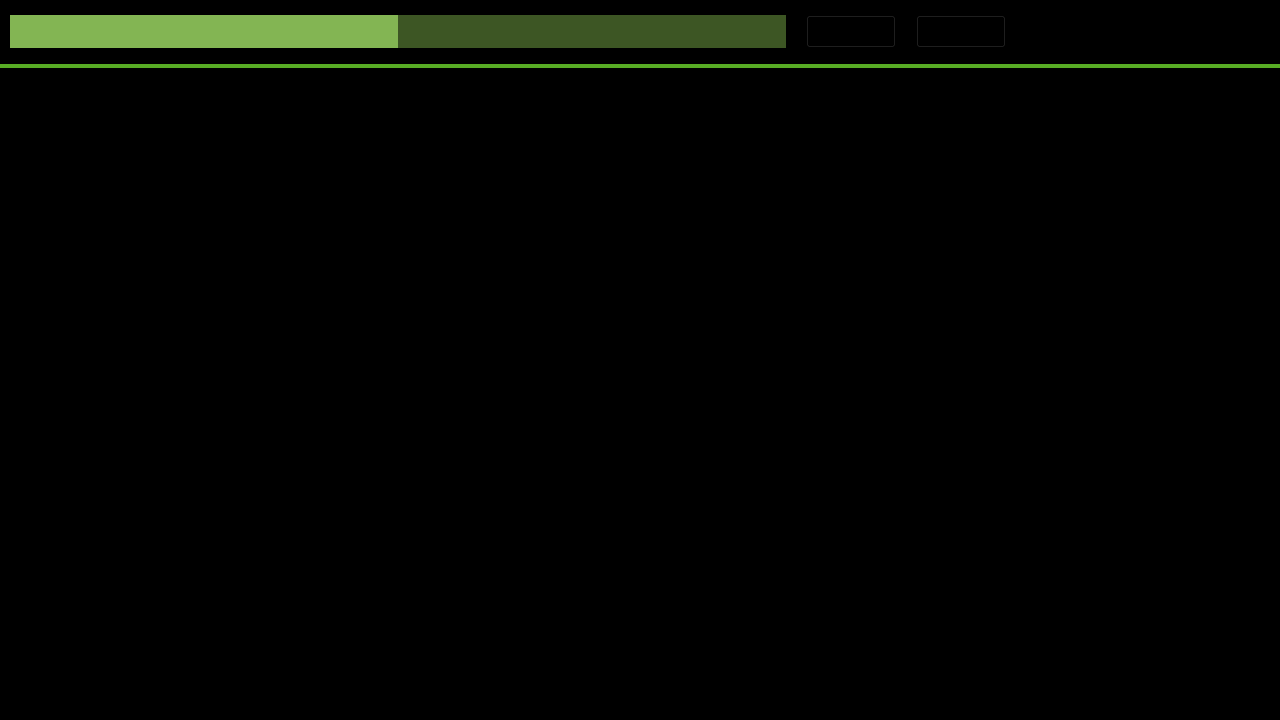
<?xml version="1.0" encoding="UTF-8"?>
<ui version="4.0">
 <class>BenchmarkPage</class>
 <widget class="QWidget" name="BenchmarkPage">
  <property name="geometry">
   <rect>
    <x>0</x>
    <y>0</y>
    <width>1280</width>
    <height>720</height>
   </rect>
  </property>
  <property name="sizePolicy">
   <sizepolicy hsizetype="Expanding" vsizetype="Expanding">
    <horstretch>0</horstretch>
    <verstretch>0</verstretch>
   </sizepolicy>
  </property>
  <property name="minimumSize">
   <size>
    <width>0</width>
    <height>0</height>
   </size>
  </property>
  <property name="maximumSize">
   <size>
    <width>16777215</width>
    <height>16777215</height>
   </size>
  </property>
  <property name="windowTitle">
   <string>BenchmarkPage</string>
  </property>
  <property name="styleSheet">
   <string notr="true">QWidget
{
	background: #000000;
}

QWidget#contentWidget
{
	background: #000000;
}

QWidget#controlPanel
{
	background: #000000;
}

QLabel#topLine
{
	background: #58AD25;
}

QProgressBar
{
	border: none;
	text-align: left;
	background-color:#3d5624;
	color: #FFFFFF;
	font-size: 14px;
}

QProgressBar::chunk
{
	background-color: #83b553;
}

QLabel#logoLabel
{
	border-image: url(:/logo.png) 0 0 0 0 stetch stretch;
}

QPushButton#skipButton
{
	border-image: url(:/skip.png) 0 0 0 0 stetch stretch;
}

QPushButton#skipButton:hover
{
	border-image: url(:/skip_hover.png) 0 0 0 0 stetch stretch;
}

QPushButton#stopButton
{
	border-image: url(:/stop.png) 0 0 0 0 stetch stretch;
}

QPushButton#stopButton:hover
{
	border-image: url(:/stop_hover.png) 0 0 0 0 stetch stretch;
}</string>
  </property>
  <layout class="QVBoxLayout" name="verticalLayout_2">
   <property name="spacing">
    <number>0</number>
   </property>
   <property name="leftMargin">
    <number>0</number>
   </property>
   <property name="topMargin">
    <number>0</number>
   </property>
   <property name="rightMargin">
    <number>0</number>
   </property>
   <property name="bottomMargin">
    <number>0</number>
   </property>
   <item>
    <widget class="QWidget" name="controlPanel" native="true">
     <property name="sizePolicy">
      <sizepolicy hsizetype="Preferred" vsizetype="Minimum">
       <horstretch>0</horstretch>
       <verstretch>0</verstretch>
      </sizepolicy>
     </property>
     <layout class="QVBoxLayout" name="verticalLayout">
      <property name="spacing">
       <number>0</number>
      </property>
      <property name="leftMargin">
       <number>0</number>
      </property>
      <property name="topMargin">
       <number>0</number>
      </property>
      <property name="rightMargin">
       <number>0</number>
      </property>
      <property name="bottomMargin">
       <number>0</number>
      </property>
      <item>
       <layout class="QHBoxLayout" name="horizontalLayout_3">
        <property name="spacing">
         <number>20</number>
        </property>
        <property name="leftMargin">
         <number>10</number>
        </property>
        <property name="topMargin">
         <number>10</number>
        </property>
        <property name="rightMargin">
         <number>10</number>
        </property>
        <property name="bottomMargin">
         <number>10</number>
        </property>
        <item>
         <widget class="QProgressBar" name="progressBar">
          <property name="minimumSize">
           <size>
            <width>0</width>
            <height>33</height>
           </size>
          </property>
          <property name="maximumSize">
           <size>
            <width>16777215</width>
            <height>33</height>
           </size>
          </property>
          <property name="value">
           <number>50</number>
          </property>
          <property name="orientation">
           <enum>Qt::Horizontal</enum>
          </property>
          <property name="format">
           <string/>
          </property>
         </widget>
        </item>
        <item>
         <widget class="QPushButton" name="skipButton">
          <property name="minimumSize">
           <size>
            <width>90</width>
            <height>33</height>
           </size>
          </property>
          <property name="maximumSize">
           <size>
            <width>90</width>
            <height>33</height>
           </size>
          </property>
          <property name="text">
           <string/>
          </property>
          <property name="iconSize">
           <size>
            <width>90</width>
            <height>33</height>
           </size>
          </property>
         </widget>
        </item>
        <item>
         <widget class="QPushButton" name="stopButton">
          <property name="minimumSize">
           <size>
            <width>90</width>
            <height>33</height>
           </size>
          </property>
          <property name="maximumSize">
           <size>
            <width>90</width>
            <height>33</height>
           </size>
          </property>
          <property name="text">
           <string/>
          </property>
          <property name="iconSize">
           <size>
            <width>90</width>
            <height>33</height>
           </size>
          </property>
         </widget>
        </item>
        <item>
         <widget class="QLabel" name="logoLabel">
          <property name="minimumSize">
           <size>
            <width>244</width>
            <height>44</height>
           </size>
          </property>
          <property name="maximumSize">
           <size>
            <width>244</width>
            <height>44</height>
           </size>
          </property>
          <property name="text">
           <string/>
          </property>
         </widget>
        </item>
       </layout>
      </item>
      <item>
       <widget class="QLabel" name="topLine">
        <property name="enabled">
         <bool>true</bool>
        </property>
        <property name="minimumSize">
         <size>
          <width>0</width>
          <height>4</height>
         </size>
        </property>
        <property name="maximumSize">
         <size>
          <width>16777215</width>
          <height>4</height>
         </size>
        </property>
        <property name="text">
         <string/>
        </property>
       </widget>
      </item>
     </layout>
    </widget>
   </item>
   <item>
    <widget class="QStackedWidget" name="stackedWidget">
     <widget class="LoadingScreen" name="loadingScreen"/>
    </widget>
   </item>
  </layout>
  <action name="stopAction">
   <property name="text">
    <string>stopTests</string>
   </property>
   <property name="shortcut">
    <string>Esc</string>
   </property>
  </action>
  <action name="skipAction">
   <property name="text">
    <string>skipTest</string>
   </property>
   <property name="shortcut">
    <string>Space</string>
   </property>
  </action>
 </widget>
 <layoutdefault spacing="6" margin="11"/>
 <customwidgets>
  <customwidget>
   <class>LoadingScreen</class>
   <extends>QWidget</extends>
   <header>LoadingScreen.h</header>
   <container>1</container>
  </customwidget>
 </customwidgets>
 <resources>
  <include location="resources.qrc"/>
 </resources>
 <connections>
  <connection>
   <sender>skipButton</sender>
   <signal>clicked()</signal>
   <receiver>skipAction</receiver>
   <slot>trigger()</slot>
   <hints>
    <hint type="sourcelabel">
     <x>850</x>
     <y>31</y>
    </hint>
    <hint type="destinationlabel">
     <x>-1</x>
     <y>-1</y>
    </hint>
   </hints>
  </connection>
  <connection>
   <sender>stopButton</sender>
   <signal>clicked()</signal>
   <receiver>stopAction</receiver>
   <slot>trigger()</slot>
   <hints>
    <hint type="sourcelabel">
     <x>960</x>
     <y>31</y>
    </hint>
    <hint type="destinationlabel">
     <x>-1</x>
     <y>-1</y>
    </hint>
   </hints>
  </connection>
 </connections>
</ui>
